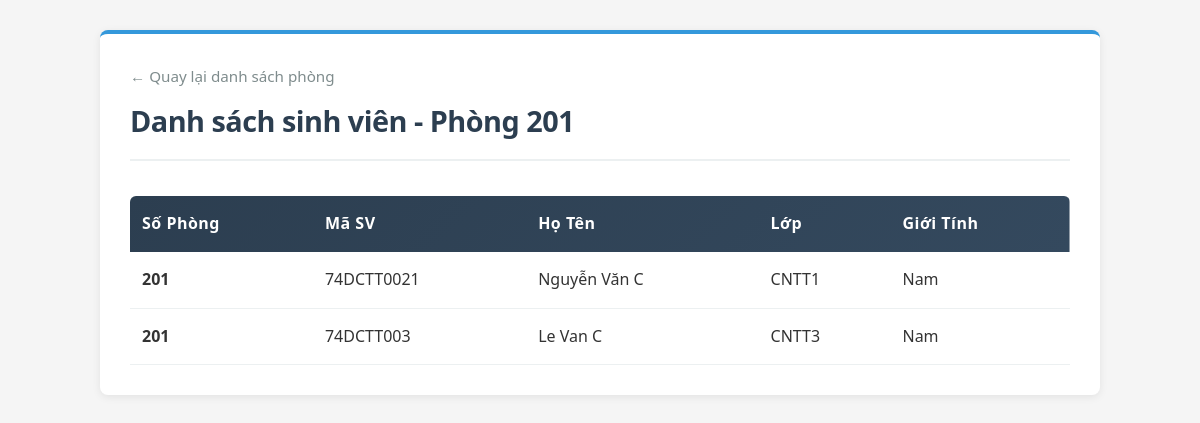
The page /QuanLyKTX_API/Public/room/danhsach/P201 (signed in) on the database its author committed.
### tables this page shows
CREATE TABLE `hopdong` (
  `mahopdong` varchar(20) NOT NULL,
  `masv` varchar(20) DEFAULT NULL,
  `maphong` varchar(20) DEFAULT NULL,
  `batdau` date DEFAULT NULL,
  `hethan` date DEFAULT NULL,
  `trangthai` varchar(20) DEFAULT NULL,
  `created_at` timestamp NOT NULL DEFAULT current_timestamp()
);

CREATE TABLE `sinhvien` (
  `id` int(11) NOT NULL,
  `masv` varchar(20) NOT NULL,
  `hoten` varchar(100) NOT NULL,
  `lop` varchar(20) DEFAULT NULL,
  `gioitinh` varchar(10) DEFAULT NULL,
  `cccd` varchar(20) DEFAULT NULL,
  `sodienthoai` varchar(15) DEFAULT NULL,
  `email` varchar(100) DEFAULT NULL,
  `diachi` text DEFAULT NULL,
  `created_at` timestamp NOT NULL DEFAULT current_timestamp()
);

### QuanLyKTX_API/Controllers/RoomController.php (called while the page is built, shortened)
<?php
class RoomController extends Controller {
    private $roomService;
    public function __construct() {
        $this->roomService = new RoomService();
    }
    public function danhsach($maphong = null) {
        $room = $this->roomService->getStudentsInRoom($maphong);
        $this->view('room/danhsach', [
            'title' => 'Danh Sách Phòng',
            'room' => $room
        ]);
    }
}

### QuanLyKTX_API/Config/Database.php (called while the page is built, shortened)
<?php
class Database {
    private static $connection = null;
    public static function getConnection() {
        if (self::$connection === null) {
            $host = 'db';
            $user = 'root';
            $pass = 'root_password';
            $db   = 'quanlykytucxa';
            $port = 3306;
            self::$connection = new \mysqli($host, $user, $pass, $db, $port);
            self::$connection->set_charset("utf8");
        }
        return self::$connection;
    }
}

### QuanLyKTX_API/Services/RoomService.php (called while the page is built, shortened)
<?php
class RoomService {
    private $roomRepo;
    public function __construct() {
        $this->roomRepo = new RoomRepository();
    }
    public function getStudentsInRoom($maphong) {
        return $this->roomRepo->svinroom($maphong);
    }
}

### QuanLyKTX_API/Core/Repository.php (called while the page is built, shortened)
<?php
abstract class Repository {
    public function __construct() {
        $this->db = \Config\Database::getConnection();
    }
}

### QuanLyKTX_API/Models/RoomRepository.php (called while the page is built, shortened)
<?php
class RoomRepository extends Repository {
    public function svinroom($maphong) {
        $sql = "SELECT p.*, s.masv, s.hoten, s.gioitinh, s.lop, s.cccd, s.sodienthoai, s.email,
                       h.mahopdong, h.batdau, h.hethan, h.trangthai as trangthai_hd
                FROM phong p
                LEFT JOIN hopdong h ON p.maphong = h.maphong AND h.trangthai = 'Đang Hoạt Động'
                LEFT JOIN sinhvien s ON h.masv = s.masv
                WHERE p.maphong = ?
                ORDER BY s.masv ASC";
        $stmt = $this->db->prepare($sql);
        $stmt->bind_param('s', $maphong);
        $stmt->execute();
        $result = $stmt->get_result();
        $roomData = null;
        $students = [];
        while ($row = $result->fetch_assoc()) {
            if (!$roomData) {
                $roomData = [
                    'maphong' => $row['maphong'],
                    'sophong' => $row['sophong'],
                    'toa' => $row['toa'],
                    'succhua' => $row['succhua'],
                    'phonghientai' => $row['phonghientai'],
                    'trangthai' => $row['trangthai'],
                    'gia' => $row['gia']
                ];
            }
            if ($row['masv']) {
                $students[] = [
                    'masv' => $row['masv'],
                    'hoten' => $row['hoten'],
                    'gioitinh' => $row['gioitinh'],
                    'lop' => $row['lop'],
                    'cccd' => $row['cccd'],
                    'sodienthoai' => $row['sodienthoai'],
                    'email' => $row['email'],
                    'mahopdong' => $row['mahopdong'],
                    'batdau' => $row['batdau'],
                    'hethan' => $row['hethan'],
                    'trangthai_hd' => $row['trangthai_hd']
                ];
            }
        }
        if ($roomData) {
            $roomData['students'] = $students;
        }
        return $roomData;
    }
}

### QuanLyKTX_API/Views/room/danhsach.php (the view, shortened to what this page needs)
<?php
$pageTitle = 'Danh sách sinh viên - Phòng ' . ($room['sophong'] ?? '');
$students  = $room['students'] ?? [];
?>
<!DOCTYPE html>
<html lang="vi">
<head>
    <link rel="stylesheet" href="<?= PUBLIC_URL ?>css/danhsach.css?v=<?= time() ?>">
</head>
<body>
    <div class="container">
        <div class="header">
            <a class="back-link" href="<?= BASE_URL ?>room">← Quay lại danh sách phòng</a>
            <h1><?= htmlspecialchars($pageTitle) ?></h1>
        </div>
        <?php if (empty($students)): ?>
            <div class="empty-state">
                <p>📭 Chưa có sinh viên nào đang ở trong phòng này.</p>
            </div>
        <?php else: ?>
            <div class="table-responsive">
                <table>
                    <thead>
                        <tr>
                            <th>Số Phòng</th>
                            <th>Mã SV</th>
                            <th>Họ Tên</th>
                            <th>Lớp</th>
                            <th>Giới Tính</th>
                        </tr>
                    </thead>
                    <tbody>
                        <?php foreach ($students as $st): ?>
                            <tr>
                                <td><strong><?= htmlspecialchars($room['sophong'] ?? '') ?></strong></td>
                                <td><?= htmlspecialchars($st['masv'] ?? '') ?></td>
                                <td><?= htmlspecialchars($st['hoten'] ?? '') ?></td>
                                <td><?= htmlspecialchars($st['lop'] ?? '') ?></td>
                                <td><?= htmlspecialchars($st['gioitinh'] ?? '') ?></td>
                            </tr>
                        <?php endforeach; ?>
                    </tbody>
                </table>
            </div>
        <?php endif; ?>
    </div>
</body>
</html>

### QuanLyKTX_API/Public/css/danhsach.css (style rules this page uses)
* { margin: 0; padding: 0; box-sizing: border-box; }
body { font-family: 'Segoe UI', Tahoma, Geneva, Verdana, sans-serif; background-color: #f5f5f5; color: #333; line-height: 1.6; padding: 20px; }
.container { max-width: 1000px; margin: 10px auto; background: white; padding: 30px; border-radius: 8px; box-shadow: 0 2px 8px rgba(0, 0, 0, 0.08); border-top: 4px solid #3498db; animation: fadeIn 0.4s ease-in; }
.header { display: flex; flex-direction: column; gap: 5px; margin-bottom: 25px; padding-bottom: 15px; border-bottom: 2px solid #ecf0f1; }
.header h1 { color: #2c3e50; font-size: 1.8em; font-weight: 700; letter-spacing: -0.5px; }
.back-link { color: #7f8c8d; text-decoration: none; font-weight: 500; font-size: 0.95em; transition: color 0.3s ease; display: inline-block; margin-bottom: 5px; }
table { width: 100%; border-collapse: collapse; margin-top: 10px; background: white; }
table thead tr { background: linear-gradient(135deg, #2c3e50 0%, #34495e 100%); color: white; }
table th { padding: 15px 12px; text-align: left; font-weight: 600; letter-spacing: 0.5px; }
table th:first-child { border-top-left-radius: 6px; }
table th:last-child { border-top-right-radius: 6px; }
table td { padding: 15px 12px; border-bottom: 1px solid #ecf0f1; vertical-align: middle; white-space: nowrap; }
table tbody tr { transition: background-color 0.2s ease; }
.table-responsive { overflow-x: auto; }

### rows shown on the page
hopdong: sinhvien.masv "74DCTT0021", sinhvien.hoten "Nguyễn Văn C", sinhvien.lop "CNTT1", sinhvien.gioitinh "Nam"
hopdong: sinhvien.masv "74DCTT003", sinhvien.hoten "Le Van C", sinhvien.lop "CNTT3", sinhvien.gioitinh "Nam"

### other values the page prints
$pageTitle "Danh sách sinh viên - Phòng 201"
